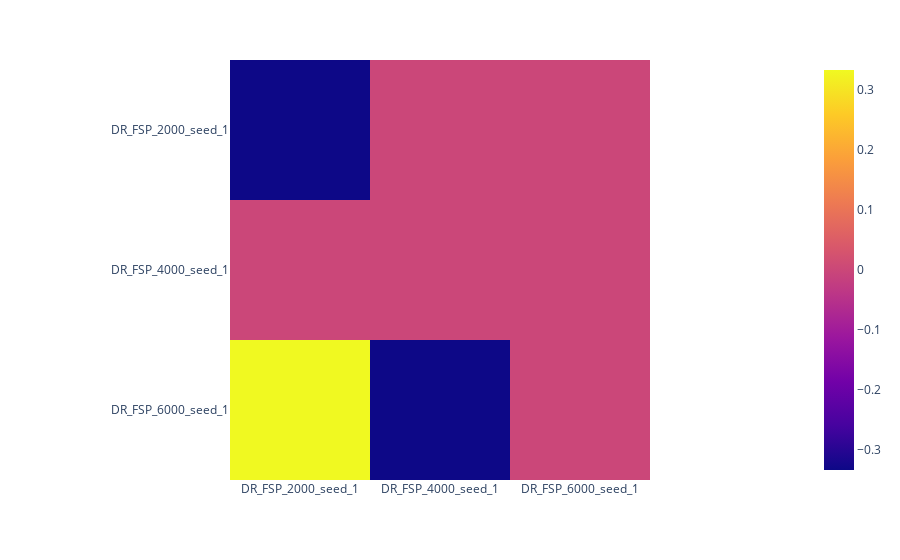

The notebook cell saved with this chart:
### Code cell
px.imshow(pd.DataFrame(logs["LasertagArena2"]))

### Figure 1 — Plotly figure (JSON) as saved in the notebook; plotly's stock layout.template omitted (floating-point values rounded to 4 significant figures)
{"data": [{"coloraxis": "coloraxis", "hovertemplate": "x: %{x}<br>y: %{y}<br>color: %{z}<extra></extra>", "name": "0", "type": "heatmap", "x": ["DR_FSP_2000_seed_1", "DR_FSP_4000_seed_1", "DR_FSP_6000_seed_1"], "xaxis": "x", "y": ["DR_FSP_2000_seed_1", "DR_FSP_4000_seed_1", "DR_FSP_6000_seed_1"], "yaxis": "y", "z": [[-0.3333, 0, 0], [0, 0, 0], [0.3333, -0.3333, 0]]}], "layout": {"coloraxis": {"colorscale": [[0, "#0d0887"], [0.1111, "#46039f"], [0.2222, "#7201a8"], [0.3333, "#9c179e"], [0.4444, "#bd3786"], [0.5556, "#d8576b"], [0.6667, "#ed7953"], [0.7778, "#fb9f3a"], [0.8889, "#fdca26"], [1, "#f0f921"]]}, "margin": {"t": 60}, "xaxis": {"anchor": "y", "constrain": "domain", "domain": [0, 1], "scaleanchor": "y"}, "yaxis": {"anchor": "x", "autorange": "reversed", "constrain": "domain", "domain": [0, 1]}}}
